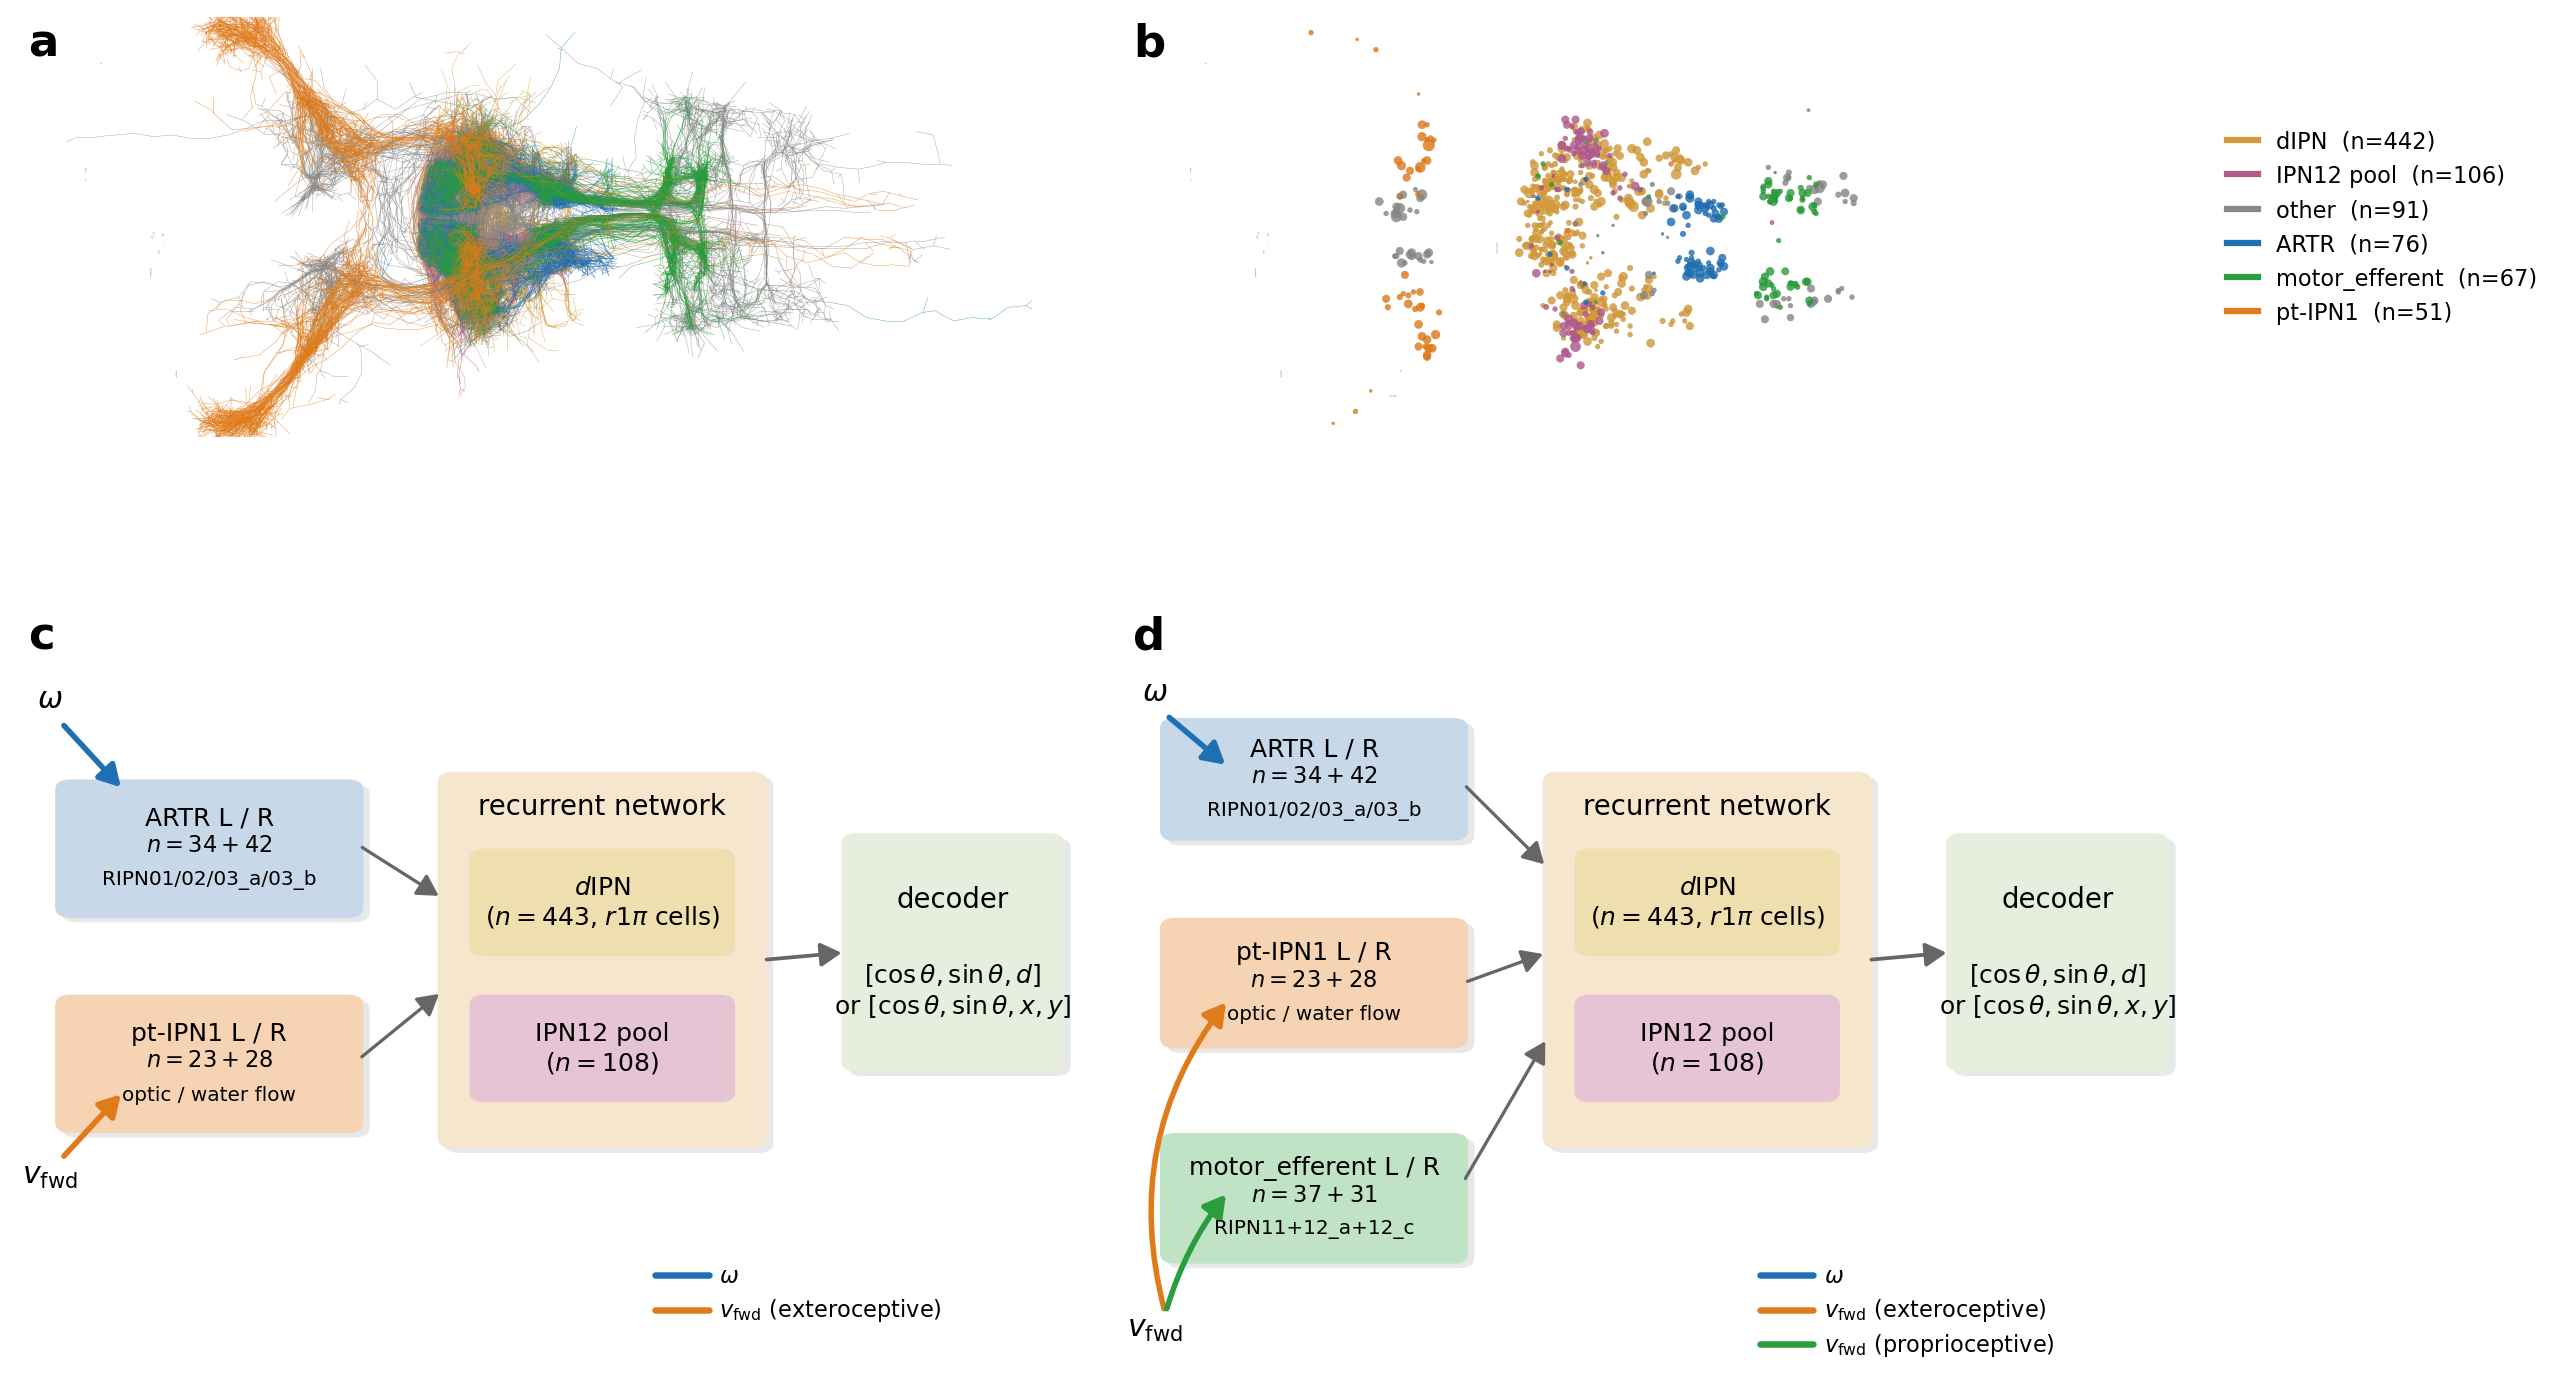

This figure's Python source:
"""fig_zebrafish_figure1.py
============================

Unified Figure 1 of the zebrafish manuscript:
  (a) full skeletons rendered against ROI silhouettes
  (b) cell-body somas, same view
  (c) circuit variant 1: ω → ARTR, v_fwd → pt-IPN1
  (d) circuit variant 2: + motor_efferent proprioceptive branch

All four panels live in a single matplotlib figure so the panel
letters and surrounding fonts render at the same physical scale on
the page (rather than drifting between two separate PNGs that are
later stacked in LaTeX).
"""
from __future__ import annotations

import argparse
import os
import sys

import matplotlib
matplotlib.use("Agg")
import matplotlib.pyplot as plt
from matplotlib.gridspec import GridSpec

# Reuse the anatomy + circuit-variant drawing helpers.
HERE = os.path.dirname(os.path.abspath(__file__))
sys.path.insert(0, HERE)
from fig_zebrafish_anatomy_3d_HD import (  # noqa: E402
    _load_skeletons, _load_rois, _load_soma_meshes_by_type,
    draw_anatomy_panels,
)
from fig_zebrafish_circuit_variants import (  # noqa: E402
    _draw_artr_pt1_panel, _draw_propriocep_panel,
)


PANEL_LABEL_FS = 18
PANEL_LABEL_KW = dict(
    fontsize=PANEL_LABEL_FS, fontweight="bold",
    va="top", ha="left",
)


def _panel_letter(ax, letter):
    ax.text(0.01, 0.99, letter, transform=ax.transAxes, **PANEL_LABEL_KW)


def build_figure(out_path, anatomy_dir, extra_anatomy_dirs=(),
                 downsample=10, elev=90.0, azim=-90.0,
                 background="white", dpi=180):
    nl, types = _load_skeletons(anatomy_dir, downsample=downsample,
                                extra_dirs=extra_anatomy_dirs)
    rois = _load_rois(anatomy_dir)
    soma_meshes_by_type = _load_soma_meshes_by_type(anatomy_dir)
    print(f"loaded {len(nl)} neurons, {len(rois)} ROI meshes, "
          f"{sum(len(v) for v in soma_meshes_by_type.values())} soma meshes")

    fig = plt.figure(figsize=(14.0, 8.5), facecolor=background)
    # 2×2 layout: (a, b) anatomy on top, (c, d) circuit diagrams below.
    gs = GridSpec(2, 2, figure=fig,
                  height_ratios=[3.5, 4.0],
                  hspace=0.06, wspace=0.04,
                  left=0.02, right=0.88, top=0.99, bottom=0.02)
    ax_a = fig.add_subplot(gs[0, 0])
    ax_b = fig.add_subplot(gs[0, 1])
    ax_c = fig.add_subplot(gs[1, 0])
    ax_d = fig.add_subplot(gs[1, 1])

    for ax in (ax_a, ax_b, ax_c, ax_d):
        ax.set_facecolor(background)

    draw_anatomy_panels(
        ax_a, ax_b, nl, types, rois,
        elev=elev, azim=azim,
        background=background,
        soma_meshes_by_type=soma_meshes_by_type or None,
        legend=True,
    )
    _draw_artr_pt1_panel(ax_c)
    _draw_propriocep_panel(ax_d)

    _panel_letter(ax_a, "a")
    _panel_letter(ax_b, "b")
    _panel_letter(ax_c, "c")
    _panel_letter(ax_d, "d")

    os.makedirs(os.path.dirname(out_path) or ".", exist_ok=True)
    fig.savefig(out_path, dpi=dpi, facecolor=background,
                bbox_inches="tight")
    plt.close(fig)
    print(f"[fig] wrote {out_path}")


def main():
    here = HERE
    ap = argparse.ArgumentParser(description=__doc__.splitlines()[0])
    ap.add_argument("--anatomy_dir",
                    default=os.path.join(here, "zebrafish_anatomy_HD"))
    ap.add_argument("--extra_anatomy_dirs", nargs="+", default=None,
                    help="additional anatomy caches to merge in; "
                         "defaults to zebrafish_anatomy_IPN12")
    ap.add_argument("--downsample", type=int, default=10)
    ap.add_argument("--elev", type=float, default=90.0)
    ap.add_argument("--azim", type=float, default=-90.0)
    ap.add_argument("--bg", default="white", choices=["white", "black"])
    ap.add_argument("--out", default=os.path.join(
        here, "fig_zebrafish_figure1.png"))
    args = ap.parse_args()

    if args.extra_anatomy_dirs is None:
        default_extra = os.path.join(here, "zebrafish_anatomy_IPN12")
        extra = (default_extra,) if os.path.isdir(default_extra) else ()
    else:
        extra = tuple(args.extra_anatomy_dirs)

    build_figure(args.out, args.anatomy_dir, extra_anatomy_dirs=extra,
                 downsample=args.downsample, elev=args.elev, azim=args.azim,
                 background=args.bg)


if __name__ == "__main__":
    main()
